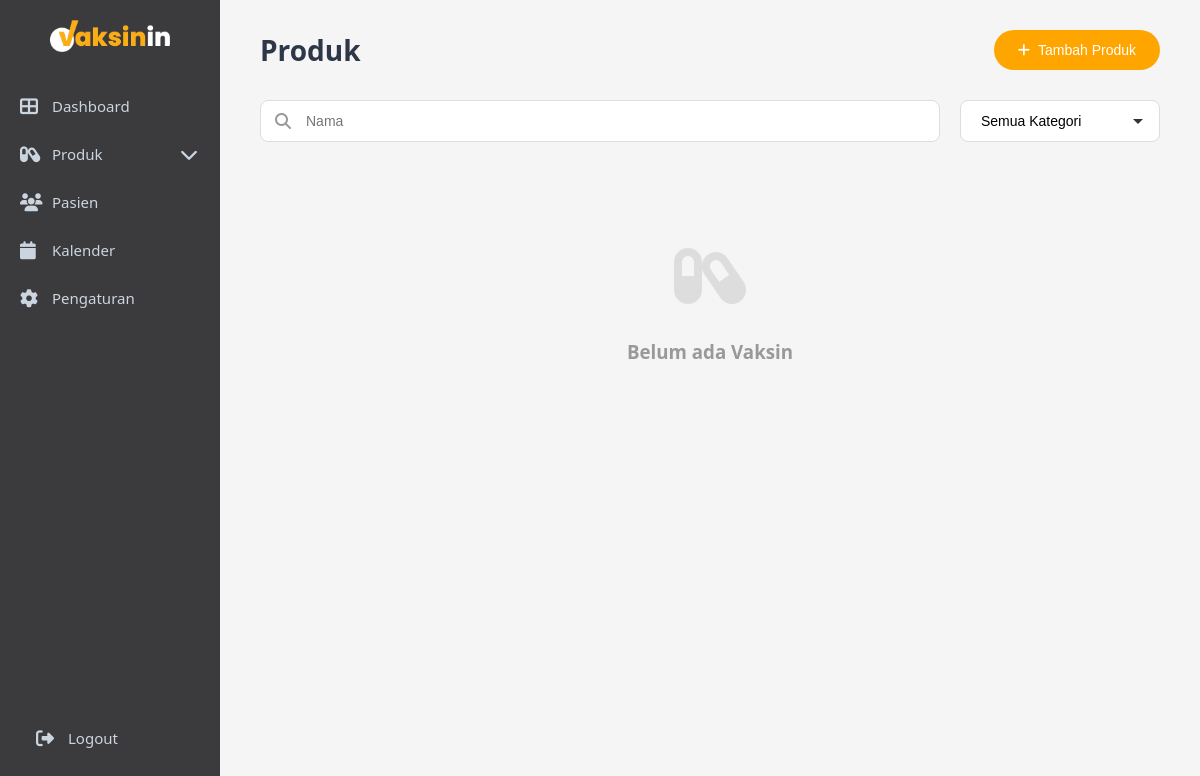
Before: /admin/products.php?kategori=Semua Usia with the older database file.
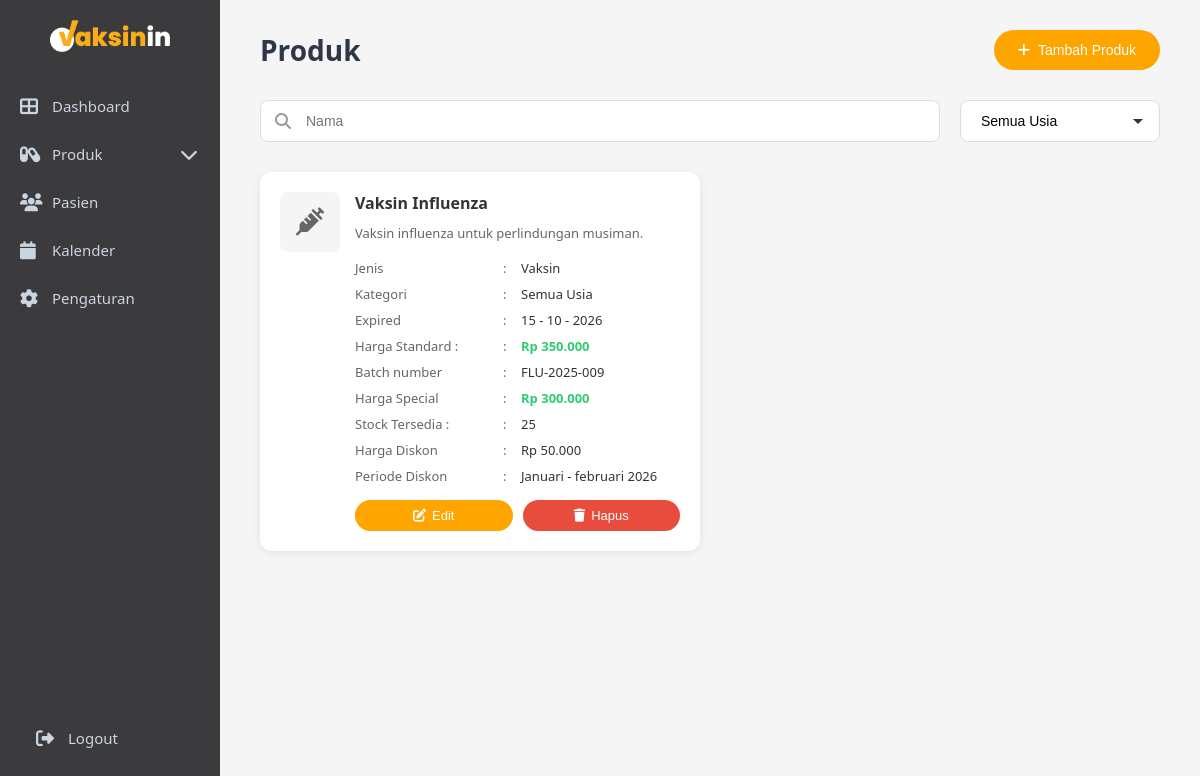
After: the same page with the newer database file.
### tables this page shows
CREATE TABLE `services` (
  `id` int NOT NULL,
  `kategori` varchar(100) DEFAULT NULL,
  `nama_layanan` varchar(255) DEFAULT NULL,
  `harga` int DEFAULT '0',
  `harga_special` int DEFAULT NULL,
  `harga_diskon` int DEFAULT NULL,
  `periode_diskon` varchar(100) DEFAULT NULL,
  `deskripsi` text,
  `image` varchar(255) DEFAULT NULL,
  `created_at` timestamp NOT NULL DEFAULT CURRENT_TIMESTAMP,
  `product_category` enum('vaksin','pelayanan','paket') NOT NULL DEFAULT 'vaksin',
  `kode_paket` varchar(50) DEFAULT NULL,
  `jenis` varchar(50) DEFAULT NULL,
  `durasi_layanan` int DEFAULT NULL,
  `expired_date` date DEFAULT NULL,
  `batch_number` varchar(100) DEFAULT NULL,
  `stock` int DEFAULT '0',
  `low_stock` int DEFAULT '10'
);

### admin/products.php (the view, shortened to what this page needs)
<?php
include "../config.php";
$search = isset($_GET['search']) ? $_GET['search'] : '';
$kategori_filter = isset($_GET['kategori']) ? $_GET['kategori'] : '';
$where_conditions = [];
$params = [];
$types = '';
$where_conditions[] = "product_category = 'vaksin'";
if (!empty($kategori_filter)) {
    $where_conditions[] = "kategori = ?";
    $params[] = $kategori_filter;
    $types .= 's';
}
$where_sql = '';
if (!empty($where_conditions)) {
    $where_sql = "WHERE " . implode(" AND ", $where_conditions);
}
$sql = "SELECT * FROM services $where_sql ORDER BY created_at DESC";
$stmt = $conn->prepare($sql);
if (!empty($params)) {
    $stmt->bind_param($types, ...$params);
}
$stmt->execute();
$products = $stmt->get_result();
$sql_categories = "SELECT DISTINCT kategori FROM services WHERE kategori IS NOT NULL AND kategori != '' ORDER BY kategori";
$categories_result = $conn->query($sql_categories);
?>
<!DOCTYPE html>
<html lang="id">
<head>
    <link rel="stylesheet" href="css/admin.css">
    <link rel="stylesheet" href="css/products.css">
    <link rel="stylesheet" href="css/sidebar-toggle.css">
    <link rel="stylesheet" href="https://cdnjs.cloudflare.com/ajax/libs/font-awesome/6.4.0/css/all.min.css">
</head>
<body>
    <div class="sidebar">
        <div class="logo">
            <img src="vaksinin-logo.png" alt="Vaksinin" class="logo-full">
        </div>
        <nav class="nav-menu">
            <a href="dashboard.php" class="nav-item">
                <i class="fas fa-th-large"></i>
                <span>Dashboard</span>
            </a>
            <a href="javascript:void(0)"
                class="nav-item has-submenu
                <?= in_array($current_page, ['products.php','products_pelayanan.php']) ? 'active open' : '' ?>"
                onclick="toggleSubmenu(this)">
                    <i class="fas fa-capsules"></i>
                    <span>Produk</span>
                    <i class="fas fa-chevron-down arrow"></i>
                </a>
            <a href="#" class="nav-item">
                <i class="fas fa-users"></i>
                <span>Pasien</span>
            </a>
            <a href="calendar_setting.php" class="nav-item">
                <i class="fas fa-calendar"></i>
                <span>Kalender</span>
            </a>
            <a href="#" class="nav-item">
                <i class="fas fa-cog"></i>
                <span>Pengaturan</span>
            </a>
        </nav>
        <div class="sidebar-footer">
            <a href="#" class="logout-btn">
                <i class="fas fa-sign-out-alt"></i>
                <span>Logout</span>
            </a>
        </div>
    </div>
    <div class="main-content">
        <header class="page-header">
            <h1>Produk</h1>
            <div class="header-actions">
                <button class="btn-add-product" onclick="location.href='add_product.php'">
                    <i class="fas fa-plus"></i> Tambah Produk
                </button>
            </div>
        </header>
        <div class="search-filter-section">
            <div class="search-box">
                <i class="fas fa-search"></i>
                <input type="text" id="searchInput" placeholder="Nama" value="<?= htmlspecialchars($search) ?>" onkeyup="handleSearch()">
            </div>
            <select id="kategoriFilter" class="filter-dropdown" onchange="handleFilter()">
                <option value="">Semua Kategori</option>
                <?php while ($cat = $categories_result->fetch_assoc()): ?>
                    <option value="<?= htmlspecialchars($cat['kategori']) ?>"
                            <?= ($kategori_filter == $cat['kategori']) ? 'selected' : '' ?>>
                        <?= htmlspecialchars($cat['kategori']) ?>
                    </option>
                <?php endwhile; ?>
            </select>
        </div>
        <div class="products-container">
            <?php if ($products->num_rows > 0): ?>
                <?php while ($product = $products->fetch_assoc()): ?>
                    <div class="product-card">
                        <div class="product-icon">
                            <?php
                            $jenis = strtolower($product['jenis'] ?? '');
                            $kategori = strtolower($product['kategori'] ?? '');
                            $nama = strtolower($product['nama_layanan'] ?? '');
                            if (
                                strpos($jenis, 'vaksin') !== false ||
                                strpos($nama, 'vaksin') !== false ||
                                strpos($kategori, 'vaksinasi') !== false
                            ): ?>
                                <i class="fas fa-syringe"></i>
                            <?php elseif (
                                strpos($kategori, 'paket kesehatan') !== false
                            ): ?>
                                <i class="fas fa-briefcase-medical"></i>
                            <?php elseif (
                                strpos($jenis, 'vitamin') !== false ||
                                strpos($nama, 'vitamin') !== false ||
                                strpos($kategori, 'vitamin') !== false
                            ): ?>
                                <i class="fas fa-pills"></i>
                            <?php elseif (
                                strpos($jenis, 'obat') !== false ||
                                strpos($kategori, 'obat') !== false
                            ): ?>
                                <i class="fas fa-prescription-bottle"></i>
                            <?php elseif (
                                strpos($kategori, 'swab') !== false
                            ): ?>
                                <i class="fas fa-vial"></i>
                            <?php else: ?>
                                <i class="fas fa-capsules"></i>
                            <?php endif; ?>
                        </div>
                        <div class="product-content">
                            <h3 class="product-name"><?= htmlspecialchars($product['nama_layanan']) ?></h3>
                            <?php if (!empty($product['deskripsi'])): ?>
                                <p class="product-description">
                                    <?= htmlspecialchars($product['deskripsi']) ?>
                                </p>
                            <?php endif; ?>
                            <div class="product-details">
                                <?php if (!empty($product['jenis'])): ?>
                                <div class="detail-row">
                                    <span class="detail-label">Jenis</span>
                                    <span class="detail-separator">:</span>
                                    <span class="detail-value"><?= htmlspecialchars($product['jenis']) ?></span>
                                </div>
                                <?php endif; ?>
                                <div class="detail-row">
                                    <span class="detail-label">Kategori</span>
                                    <span class="detail-separator">:</span>
                                    <span class="detail-value"><?= htmlspecialchars($product['kategori']) ?></span>
                                </div>
                                <div class="detail-row">
                                    <span class="detail-label">Expired</span>
                                    <span class="detail-separator">:</span>
                                    <span class="detail-value">
                                        <?= !empty($product['expired_date']) ? date('d - m - Y', strtotime($product['expired_date'])) : '-' ?>
                                    </span>
                                </div>
                                <div class="detail-row">
                                    <span class="detail-label">Harga Standard :</span>
                                    <span class="detail-separator">:</span>
                                    <span class="detail-value price">Rp <?= number_format($product['harga'], 0, ',', '.') ?></span>
                                </div>
                                <div class="detail-row">
                                    <span class="detail-label">Batch number</span>
                                    <span class="detail-separator">:</span>
                                    <span class="detail-value">
                                        <?= !empty($product['batch_number']) ? htmlspecialchars($product['batch_number']) : '-' ?>
                                    </span>
                                </div>
                                <div class="detail-row">
                                    <span class="detail-label">Harga Special</span>
                                    <span class="detail-separator">:</span>
                                    <span class="detail-value price">
                                        <?= !empty($product['harga_special']) ? 'Rp ' . number_format($product['harga_special'], 0, ',', '.') : '-' ?>
                                    </span>
                                </div>
                                <div class="detail-row">
                                    <span class="detail-label">Stock Tersedia :</span>
                                    <span class="detail-separator">:</span>
                                    <?php
                                    $current_stock = isset($product['stock']) ? intval($product['stock']) : 0;
                                    $stock_class = '';
                                    ?>
                                    <span class="detail-value stock <?= $stock_class ?>">
                                        <?= $current_stock ?> <?= $current_stock == 0 ? '(Habis)' : '' ?>
                                    </span>
                                </div>
                                <div class="detail-row">
                                    <span class="detail-label">Harga Diskon</span>
                                    <span class="detail-separator">:</span>
                                    <span class="detail-value">
                                        <?= !empty($product['harga_diskon']) ? 'Rp ' . number_format($product['harga_diskon'], 0, ',', '.') : '-' ?>
                                    </span>
                                </div>
                                <?php if (!empty($product['periode_diskon'])): ?>
                                <div class="detail-row">
                                    <span class="detail-label">Periode Diskon</span>
                                    <span class="detail-separator">:</span>
                                    <span class="detail-value">
                                        <?= htmlspecialchars($product['periode_diskon']) ?>
                                    </span>
                                </div>
                                <?php endif; ?>
                            </div>
                            <div class="product-actions">
                                <button class="btn-edit" onclick="location.href='edit_product.php?id=<?= $product['id'] ?>'">
                                    <i class="fas fa-edit"></i> Edit
                                </button>
                                <button class="btn-delete" onclick="deleteProduct(<?= $product['id'] ?>)">
                                    <i class="fas fa-trash"></i> Hapus
                                </button>
                            </div>
                        </div>
                    </div>
                <?php endwhile; ?>
            <?php else: ?>
                <div class="empty-state">
                    <div class="empty-icon">
                        <i class="fas fa-capsules"></i>
                    </div>
                    <h3>Belum ada Vaksin</h3>
                </div>
            <?php endif; ?>
        </div>
    </div>
</body>
</html>

### admin/css/admin.css (style rules this page uses)
* { margin: 0; padding: 0; box-sizing: border-box; }
body { font-family: 'Segoe UI', Tahoma, Geneva, Verdana, sans-serif; background: #f5f5f5; display: flex; min-height: 100vh; }
.main-content { margin-left: 220px; flex: 1; padding: 30px 40px; background: #f5f5f5; }
.page-header { margin-bottom: 25px; }
.page-header h1 { font-size: 28px; color: #2d3748; font-weight: 600; }

### admin/css/products.css (style rules this page uses)
.page-header { display: flex; justify-content: space-between; align-items: center; margin-bottom: 30px; }
.header-actions { display: flex; align-items: center; gap: 15px; }
.btn-add-product { background: #FFA500; color: white; border: none; padding: 12px 24px; border-radius: 25px; cursor: pointer; font-size: 14px; font-weight: 500; display: flex; align-items: center; gap: 8px; transition: all 0.3s ease; }
.search-filter-section { display: flex; gap: 20px; margin-bottom: 30px; }
.search-box { flex: 1; position: relative; }
.search-box i { position: absolute; left: 15px; top: 50%; transform: translateY(-50%); color: #999; }
.search-box input { width: 100%; padding: 12px 15px 12px 45px; border: 1px solid #ddd; border-radius: 8px; font-size: 14px; }
.filter-dropdown { padding: 12px 40px 12px 20px; border: 1px solid #ddd; border-radius: 8px; font-size: 14px; background: white; cursor: pointer; min-width: 200px; appearance: none; background-repeat: no-repeat; background-position: right 15px center; }
.products-container { display: grid; grid-template-columns: repeat(auto-fill, minmax(350px, 1fr)); gap: 20px; }
.product-card { background: white; border-radius: 12px; padding: 20px; box-shadow: 0 2px 8px rgba(0, 0, 0, 0.08); transition: all 0.3s ease; display: flex; gap: 15px; }
.product-icon { width: 60px; height: 60px; background: #f5f5f5; border-radius: 8px; display: flex; align-items: center; justify-content: center; font-size: 28px; color: #666; flex-shrink: 0; }
.product-content { flex: 1; }
.product-name { font-size: 16px; font-weight: 600; margin: 0 0 10px 0; color: #333; }
.product-description { font-size: 13px; color: #666; line-height: 1.5; margin: 0 0 15px 0; display: -webkit-box; -webkit-line-clamp: 3; -webkit-box-orient: vertical; overflow: hidden; text-overflow: ellipsis; }
.product-details { display: flex; flex-direction: column; gap: 8px; margin-bottom: 15px; }
.detail-row { display: grid; grid-template-columns: 140px 10px 1fr; gap: 8px; font-size: 13px; align-items: start; }
.detail-label { color: #666; font-weight: 500; }
.detail-separator { color: #666; }
.detail-value { color: #333; font-weight: 500; }
.detail-value.price { color: #2ecc71; font-weight: 600; }
.detail-value.stock { color: #333; }
.product-actions { display: flex; gap: 10px; margin-top: 5px; }
.btn-edit { background: #FFA500; color: white; border: none; padding: 8px 20px; border-radius: 20px; cursor: pointer; font-size: 13px; font-weight: 500; display: inline-flex; align-items: center; justify-content: center; gap: 6px; transition: all 0.3s ease; flex: 1; }
.btn-delete { background: #e74c3c; color: white; border: none; padding: 8px 20px; border-radius: 20px; cursor: pointer; font-size: 13px; font-weight: 500; display: inline-flex; align-items: center; justify-content: center; gap: 6px; transition: all 0.3s ease; flex: 1; }
.sidebar-footer { margin-top: auto; padding: 20px; }
.logout-btn { display: flex; align-items: center; gap: 12px; padding: 12px 16px; color: #fff; text-decoration: none; border-radius: 8px; transition: background 0.3s; }
.empty-state { grid-column: 1 / -1; text-align: center; padding: 60px 20px; }
.empty-icon { font-size: 64px; color: #ddd; margin-bottom: 20px; }
.empty-state h3 { color: #999; margin-bottom: 20px; }

Changed rows visible on the page:
now on this page (row edited): services: nama_layanan "Vaksin Influenza", deskripsi "Vaksin influenza untuk perlindungan musiman.", jenis "Vaksin", kategori "Semua Usia", expired_date "15 - 10 - 2026", harga "350.000", batch_number "FLU-2025-009", harga_special "300.000", stock "25", harga_diskon "50.000", periode_diskon "Januari - februari 2026"
Other visible differences:
form field value: "Semua Kategori" → "Semua Usia"
text no longer shown: "Belum ada Vaksin"
